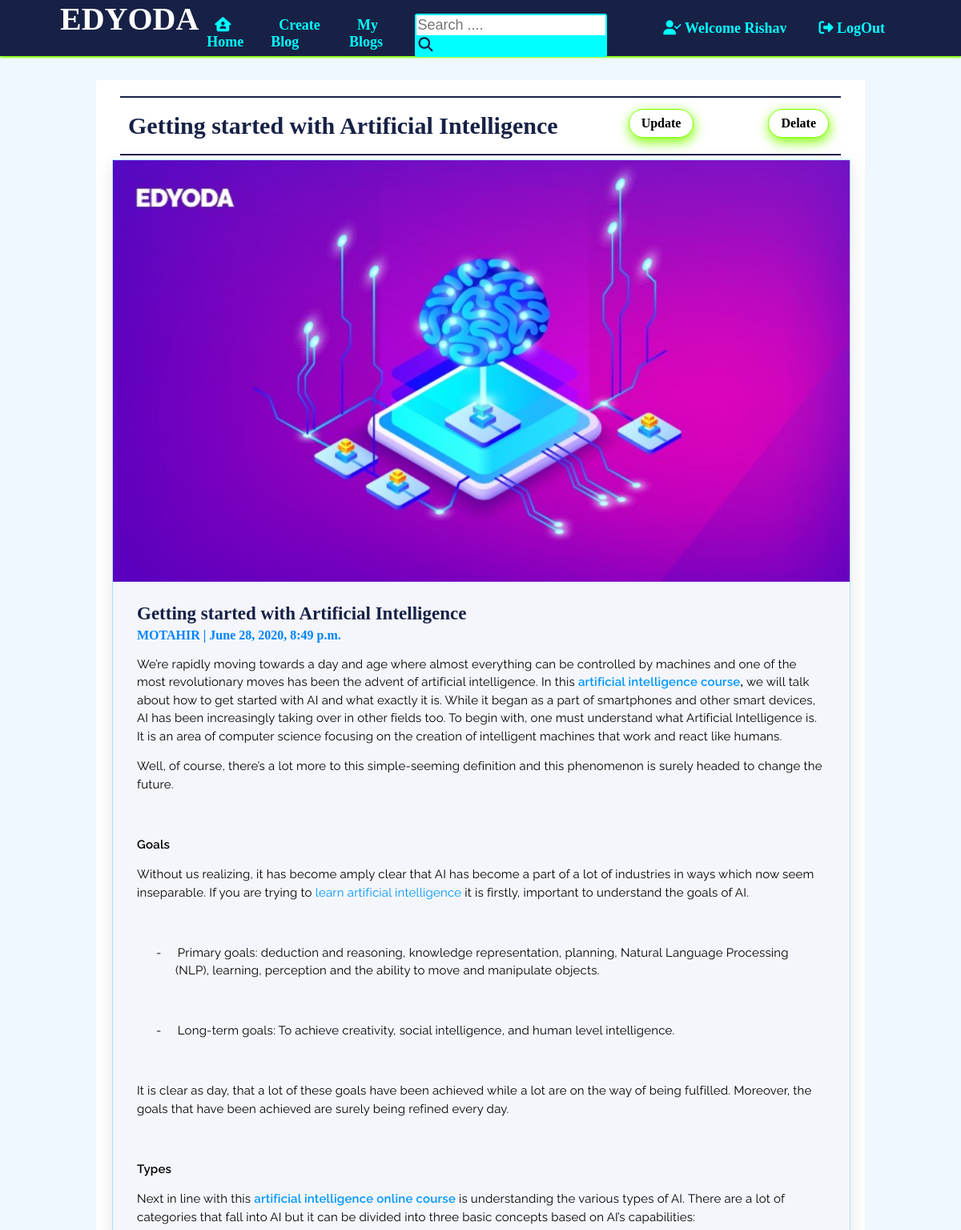
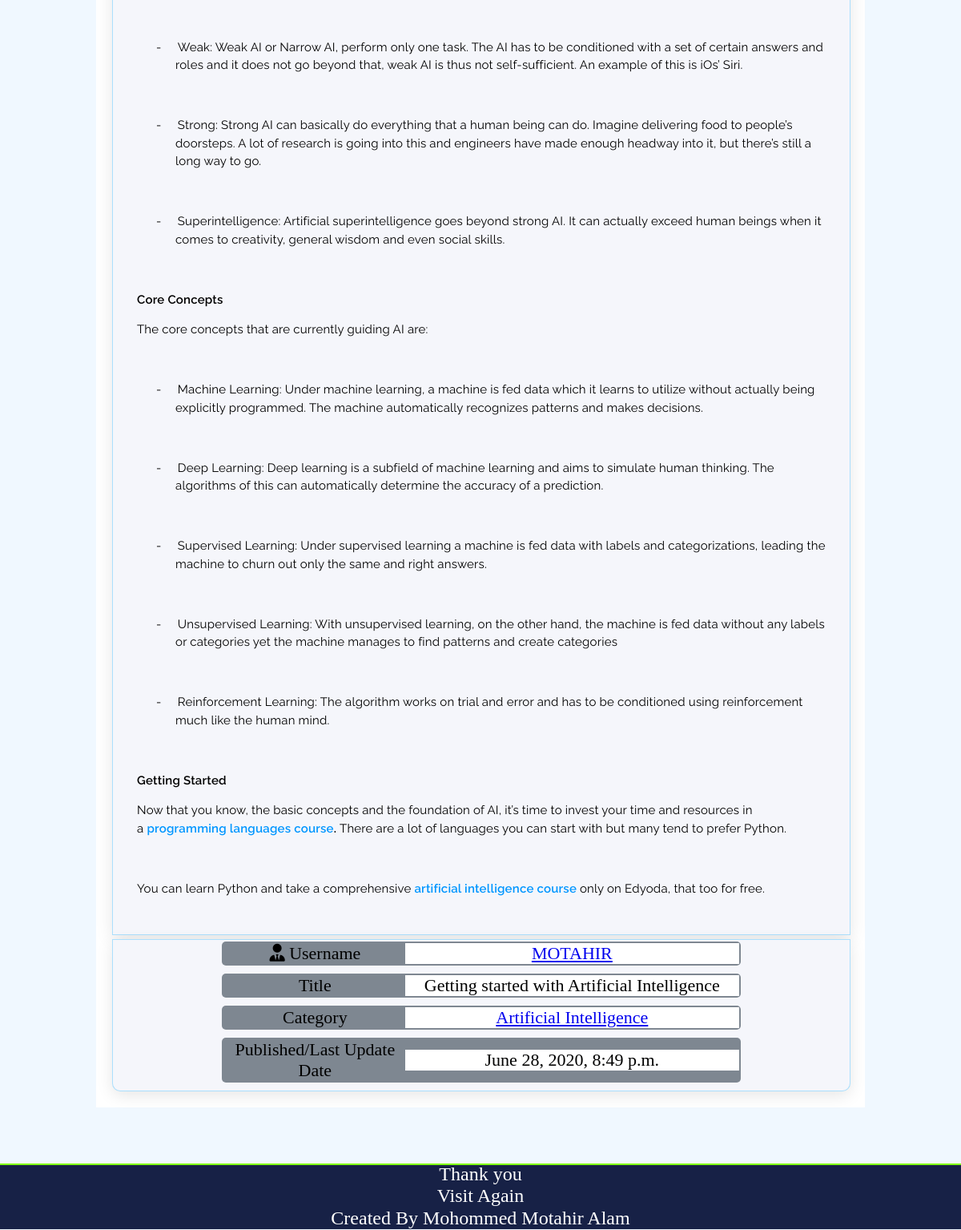
The app's page /Blog/getting-started-with-artificial-intelligence (signed in) with its own data (2 pictures, top to bottom).
### account/models.py (models this page shows)
class User(AbstractUser):
    CATEGORY_CHOICES=[('A','Author'),('R','Reader')]
    email=models.EmailField(unique=True)
    contact=models.CharField(max_length=10)
    image=models.ImageField(upload_to='account/',blank=True)
    bio=models.TextField(blank=True)
    category=models.CharField(choices=CATEGORY_CHOICES,default="R",max_length=1)
    REQUIRED_FIELDS=('email','category','first_name','last_name',)
    def __str__(self):
        return self.username

### blog/models.py (models this page shows, shortened)
class Post(models.Model):
    statuses=[('D','Draft'),('P','Published')]
    title=models.CharField(max_length=250)
    content=models.TextField()
    status=models.CharField(choices=statuses,default="D", max_length=1)
    category=models.ForeignKey(Category,on_delete=models.CASCADE)
    image_url=models.CharField(max_length=1000,blank=True)
    author=models.ForeignKey(get_user_model(), on_delete=models.CASCADE)
    image=models.ImageField(upload_to='blog/',blank=True)
    date=models.DateTimeField(auto_now_add=True)
    slug=models.SlugField(unique = True, blank=True)

class Category(models.Model):
    name=models.CharField(max_length=50)
    description=models.TextField()
    slug=models.SlugField(blank=True)
    def __str__(self):
        return self.name

### blog/views.py (the view)
# urls.py: path("Blog/<slug:slug>",PostDetailView.as_view(),name='Blog Details'),
class PostDetailView(LoginRequiredMixin,generic.DetailView):
    model = Post
    template_name = "blog/Blog Details.html"
    login_url=reverse_lazy('login')

### blog/templates/blog/Blog Details.html
{% extends 'blog/Base.html' %}
{% load static %}
{%block extra_head%}
        <link rel="stylesheet" href="{% static 'blog/css/Blog Details.css'%}"
{%endblock%}
{%block content%}
    <h2>{{post.title}}
        <a class="link" href="{%url 'Update Blog' post.slug%}"><button>Update</button></a>
        <a class="link" href="{%url 'Delete Blog' post.slug%}"><button>Delate</button></a>
    </h2>
    <div class="blogwraper">
        {% if post.image%}
            <div class="image"><img src="{{post.image.url}}" alt="Getting started with Artificial Intelligence" width="100%" height="100%"></div>
        {% else %}
            <div class="image"><img src="{{post.image_url}}" alt="Getting started with Artificial Intelligence" width="100%" height="100%"></div>
        {% endif %}
        <div class="details">
            <p class="heading">{{post.title}}</p>
            <p class="author">{{post.author}}<span> | {{post.date}}</span></p>
            <p>{{post.content|safe}}</p>
        </div>
    </div>
    <div class="blogbottom">
        <div class="field">
            <div class='iconfield'>
                <i class="fas fa-user-tie"></i>
                <span>Username</span>
            </div>
            <div class='userfield'><a class="link_text" href="{%url 'My Blog' post.author%}">{{post.author}}</a></div>
        </div>
        <div class="field">
            <div class='iconfield'>
                <span>Title</span>
            </div>
            <div class='userfield'>{{post.title}}</div>
        </div>
        <div class="field">
            <div class='iconfield'>
                <span>Category</span>
            </div>
            <div class='userfield'><a class="link_text" href="{%url 'Category Page' post.category.slug%}">{{post.category}}</a></div>
        </div>
        <div class="field">
            <div class='iconfield'>
                <span>Published/Last Update Date</span>
            </div>
            <div class='userfield'>{{post.date}}</div>
        </div>
    </div>
{% endblock %}

### blog/templates/blog/Base.html (shortened to what this page needs)
{%load static%}
<!DOCTYPE html>
<html>
    <head>
        <link rel="stylesheet" href="{% static "blog/css/Base.css"%}">
        {% block extra_head %}
        {% endblock %}
    </head>
    <body>
        <header>
            <div id="nav1">
                <span id="Edyoda">EDYODA</span>
                {% if user.is_authenticated %}
                    <a class="link" href="{%url 'home' %}"><span class="nav1"><i class="fas fa-house-user"></i> Home</span></a>
                    <a class="link" href="{%url 'Create Blog' %}"><span class="nav1">Create Blog</span></a>
                    <a class="link" href="{%url 'My Blog' user.get_username%}"><span class="nav1">My Blogs</span></a>
                {% endif %}
                <form class='search_box' method='get' action="{%url 'search'%}">
                    <input class='search_bar' type='search' placeholder='Search ....' name='query' id='query'>
                    <button class='search_btn' type='submit'><i class="fas fa-search"></i></button>
                </form>
            </div>
            <nav id="nav2">
                {%if user.is_authenticated %}
                    <a class="link" href="{%url 'Details' user.id %}"><span class="nav2"><i class="fas fa-user-check"></i> Welcome {{user.get_username}}</span></a>
                    <a class="link" href="{%url 'logout' %}"><span class="nav2"><i class="fas fa-sign-out-alt"></i> LogOut</span></a>
                {% else %}
                    <a class="link" href="{%url 'home' %}"><span class="nav2"><i class="fas fa-home"> </i>Home</span></a>
                    <a class="link" href="{%url 'login' %}"><span class="nav2"><i class="fas fa-sign-in-alt"></i> LogIn</span></a>
                    <a class="link" href="{%url 'Contact Us' %}"><span class="nav2">Contact Us</span></a>
                {% endif %}
            </nav>
        </header>
        <div id="container">
            {% block content %}
            {% endblock %}
        </div>
        <footer>
            <p>Thank you<br>Visit Again<p>
            <p>Created By Mohommed Motahir Alam</p>
        </footer>
    </body>
</html>

### blog/static/blog/css/Base.css (style rules this page uses)
html { scroll-behavior: smooth; }
body { margin: 0px; padding: 0px; background-color: aliceblue; font-family: 'Times New Roman', Times, serif; }
header { box-sizing: border-box; background-color: #172146; box-shadow: 0px 2px 2px #7fff00; width: 100%; height: 70px; position: fixed; top:0px; display: flex; justify-content: space-between; align-items: center; padding: 15px 75px; }
#nav1 { width: 65%; text-align: left; display: flex; justify-content: start; align-items: baseline; }
#nav2 { width: 35%; text-align: right; display: flex; justify-content: flex-end; align-items: baseline; }
#Edyoda { color:white; font-weight: bolder; font-size: 40px; margin: 0px; margin-right: 10px; }
.nav1 { color: aqua; font-weight: bolder; font-size: 18px; margin:0px 10px; }
.nav2 { color: aqua; font-weight: bolder; font-size: 18px; margin:0px 20px; }
footer { box-sizing: border-box; box-shadow: inset 0px 2px 0px #7fff00; background-color: #172146; width: 100%; height: 100%; color: white; font-size: 24px; text-align: center; }
footer p { margin: 1px; }
#container { width: 80%; margin: 70px auto; margin-top: 100px; background-color:white; box-sizing: border-box; }
h2 { font-weight: bolder; color: rgb(116, 112, 112); margin: 0px 10px; padding: 10px; font-size: 30px; border-bottom: 2px solid gray; border-top: 2px solid gray; }
button { width: auto; margin-bottom: 10px; margin-right: 5px; border-radius: 20px; cursor: pointer; color:black; font-weight: 600; font-family: 'Times New Roman'; background-color:white; box-shadow: 1px 5px 15px 0#7fff00; border: 1px solid #7fff00; font-size: 16px; padding: 8px 15px; }
.image { width: 100%; height: 50%; }
.details { padding:10px; padding-top: 0px; height: 50%; }
.heading { color: #172146; font-size: 23px; font-weight: 900; margin-bottom: 5px; }
.author { color: #0084ff; font-weight: 700; margin: 0px; padding: 0px; }
.link { text-decoration: none; color: unset; }
.search_bar { border: none; font-size: 18px; padding: 2px; }
.search_btn { box-shadow: none; border-radius: 0px; cursor: pointer; border:none; font-size: 18px; color:#172146; background-color:aqua; padding: 2px; margin: 0px; margin-left: 1px; }
.search_box { background-color: aqua; padding: 2px; border-radius: 3px; }

### blog/static/blog/css/Blog Details.css (style rules this page uses)
.blogwraper { width: 100%; height: 100%; background-color: #f5f6fb; margin-top: 5px; box-shadow: 0 5px 20px 0 rgba(0,0,0,.1); border: 1px solid rgba(0,168,255,.3); }
.blogbottom { width: 100%; height: 100%; background-color: #f5f6fb; margin-top: 5px; box-shadow: 0 5px 20px 0 rgba(0,0,0,.1); border: 1px solid rgba(0,168,255,.3); border-bottom-left-radius: 10px; border-bottom-right-radius: 10px; text-align: center; }
#container { width: 80%; margin: 70px auto; margin-top: 100px; padding: 20px; background-color:white; box-sizing: border-box; }
.image { width: 100%; height: 40%; }
.details { padding:30px; padding-top: 0px; height: 50%; }
h2 { font-weight: bolder; color:#172146; margin: 0px 10px; padding: 10px; font-size: 30px; border-bottom: 2px solid #172146; border-top: 2px solid #172146; display: flex; justify-content: space-between; align-items: center; }
.field { width: 70%; margin: 2px auto; background-color: rgb(126, 135, 145); padding: 2px; display: flex; border-radius: 5px; align-items: center; margin-bottom: 10px; }
.iconfield { width: 35%; margin-left: 2px; font-size: 22px; }
.userfield { width: 65%; background-color: white; text-align: center; font-size: 22px; }

### records on screen
User: get_username "Rishav"
Post: title "Getting started with Artificial Intelligence", image (picture), author "MOTAHIR", date "June 28, 2020, 8:49 p.m.", content "We’re rapidly moving towards a day and age where almost everything can be controlled by machines and one of the most revolutionary moves has been the advent of artificial intelligence. In this artificial intelligence course , we will talk about how to get started with AI and what exactly it is. While it began as a part of smartphones and other smart devices, AI has been increasingly taking over in other fields too. To begin with, one must understand what Artificial Intelligence is. It is an area of computer science focusing on the creation of intelligent machines that work and react like humans. Well, of course, there’s a lot more to this simple-seeming definition and this phenomenon is…", category "Artificial Intelligence"
